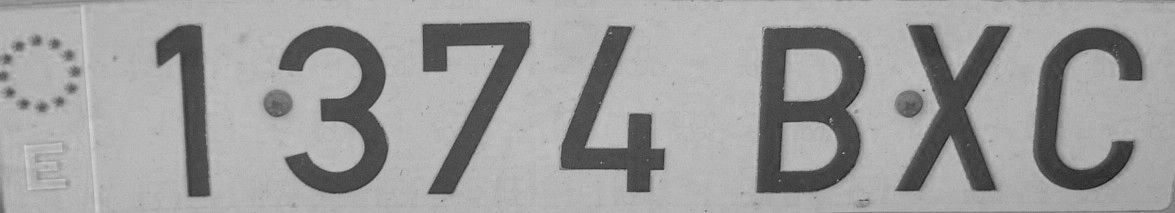
%> input picture Segundo bloque/Practicas/Introduccion al bloque/Imagenes/Matric.tif, 1175 x 213 px
$ octave clasePractica04_FundamentosPorgramacionISODATA.m   (GNU Octave 9; MATLAB toolbox functions it lacks are replaced by stand-ins)
%> lines starting %> are read from the running program, lines starting %| are printed output that depends on the picture; in (x1, y1, x2, y2) boxes, pixels count from 0 and x2, y2 are one past the last pixel; in counts of white or black regions, pixels touching at a corner belong together; the program's own positions count from 1
### Segundo bloque/Practicas/Introduccion al bloque/Funciones/calcula_valor_medio_region_histograma.m
function [gMean, numPix] = calcula_valor_medio_region_histograma(h,gIni,gFin)

% Comprobar los valores inicial y final
gIni = round(gIni);
if gIni<1
    gIni = 1;
end

gFin = round(gFin);
if gFin > 256
    gFin = 256;
end

% Suma los niveles de grises
gMean = 0;
for g = gIni:gFin
    gMean = gMean + g*h(g);
end

% Se suman la cantidad de pizeles de las dos zonas
numPix = sum(h(gIni:gFin));

% Y se devuelve los niveles de grises entre el numero de pizeles o vacio
if numPix > 0
    gMean = gMean/numPix;
else
    gMean = [];
end

end

### Segundo bloque/Examen/Funcion/funcion_isodata.m
function T = funcion_isodata(h,umbralParada)
    varControl = true;
    gIni = 1; gFin = 256;
    T = calcula_valor_medio_region_histograma(h,gIni,gFin);

    while varControl

        gIni = 1; gFin = round(T);
        gMean1 = calcula_valor_medio_region_histograma(h,gIni,gFin);

        gIni = round(T)+1; gFin = 256;
        gMean2 = calcula_valor_medio_region_histograma(h,gIni,gFin);

        newT = mean([gMean1 gMean2]);

        if abs(T-newT) <= umbralParada
            varControl = false;
        end

        T = newT;

    end

    T = T - 1;
end

### Segundo bloque/Practicas/Introduccion al bloque/clasePractica04_FundamentosPorgramacionISODATA.m
%% Ridelr and Calvard - Isodata

clear, clc, close all;
addpath('Funciones')
addpath('Imagenes')

I = imread('Matric.tif');
%> I is the input picture: size 213x1175 uint8; min 27, max 212, mean 156.9
Id = double(I);

h = imhist(I);
%> h = 256 values, max 15112 at index 184, min 0 at index 1, mean 977.6

%% Programación funcion de interés y comprobación
% funcion que calcula le valor medio del histograma entre dos niveles de
% grises

gIni = 50; gFin = 125;
gMean = calcula_valor_medio_region_histograma(h,gIni,gFin);
%> the loop in calcula_valor_medio_region_histograma, `for g = gIni:gFin` made 76 passes
%> gMean on passes 1 to 12: 2800, 7492, 13836, 19613, 28307, 38867, 49955, 63464, 77732, 92954, 111194, 130775
%> after the loop in calcula_valor_medio_region_histograma, `for g = gIni:gFin`: gMean = 4105622
%> in calcula_valor_medio_region_histograma, `numPix = sum(h(gIni:gFin));`: numPix = 52366
%> in calcula_valor_medio_region_histograma, `gMean = gMean/numPix;`: gMean = 78.4
%> gMean = 78.4

Ib = I >= gIni-1 & I<=gFin-1;
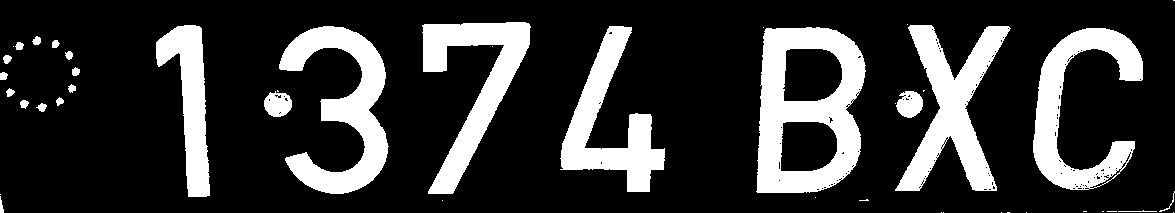
%> Ib: size 213x1175 logical; 20.9% white; 45 white regions (21 under 20 px), largest, box (x1, y1, x2, y2) and area: (756, 27, 866, 193) 10402, (279, 26, 389, 194) 7740, (895, 25, 1011, 191) 7672
sum(Ib(:));
mean(I(Ib)) % Una unidad menor porque nosotros programamos de 1 ~ 256
%> ans = 77.4

%% programación isodata

umbralParada = 0;

varControl = true;

gIni = 1; gFin = 256;
T = calcula_valor_medio_region_histograma(h,gIni,gFin);
%> the loop in calcula_valor_medio_region_histograma (call 2), `for g = gIni:gFin` made 256 passes
%> gMean on passes 1 to 3: 0, 0, 0
%> T = 157.9

while varControl

    gIni = 1; gFin = round(T);
    gMean1 = calcula_valor_medio_region_histograma(h,gIni,gFin);

    gIni = round(T)+1; gFin = 256;
    gMean2 = calcula_valor_medio_region_histograma(h,gIni,gFin);

    newT = mean([gMean1 gMean2]); % En una determinada ejecución podria se rinfinito

    if abs(T-newT) <= umbralParada
        varControl = false;
    end

    T = newT;
end
%> this loop made 5 passes
%> (gMean1, gMean2, newT, T) on passes 1 to 5: (87.66, 180.7, 134.2, 134.2), (79.77, 179.6, 129.7, 129.7), (79.04, 179.4, 129.2, 129.2), (78.85, 179.3, 129.1, 129.1), (78.85, 179.3, 129.1, 129.1)
%> after the loop, varControl = false

T = T - 1; % El nivel de gris real para en 1 menos
%> T = 128.1
funcion_isodata(h,umbralParada)
%> in funcion_isodata, `T = calcula_valor_medio_region_histograma(h,gIni,gFin);`: T = 157.9
%> the loop in funcion_isodata, `while varControl` made 5 passes
%> after the loop in funcion_isodata, `while varControl`: varControl = false
%> in funcion_isodata, `T = T - 1;`: T = 128.1
%> ans = 128.1
